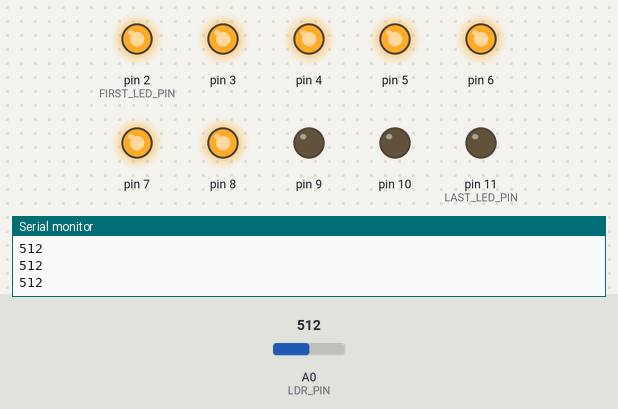
A program run on a simulated Arduino Uno, built with avr-gcc and run on an emulated ATmega328P. On the bench: output pins drawn as LEDs (lit = HIGH), the last lines printed to the serial monitor. Inputs (shaded band) come from the test bench; at power-on: A0 (LDR_PIN) = 512.

Above: at 1.2 s.
1.3 s: A0 (LDR_PIN) set to 483
At 2.5 s:
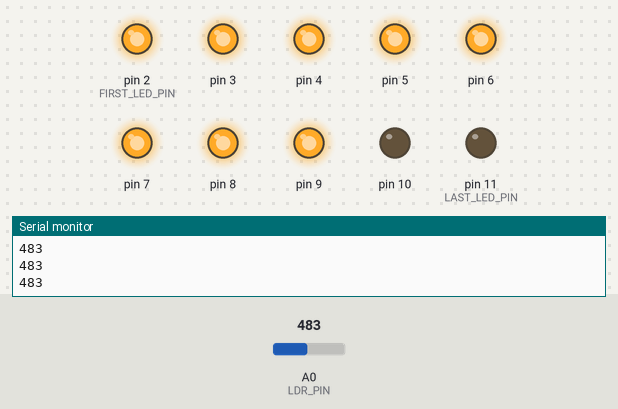
2.8 s: A0 (LDR_PIN) set to 716
At 4.0 s:
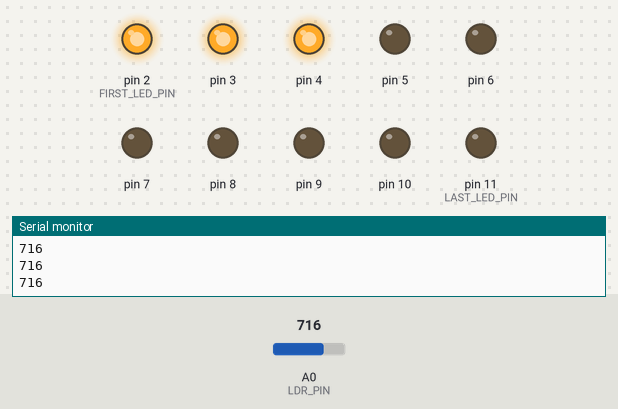
4.3 s: A0 (LDR_PIN) set to 739
5.8 s: A0 (LDR_PIN) set to 761
At 6.8 s:
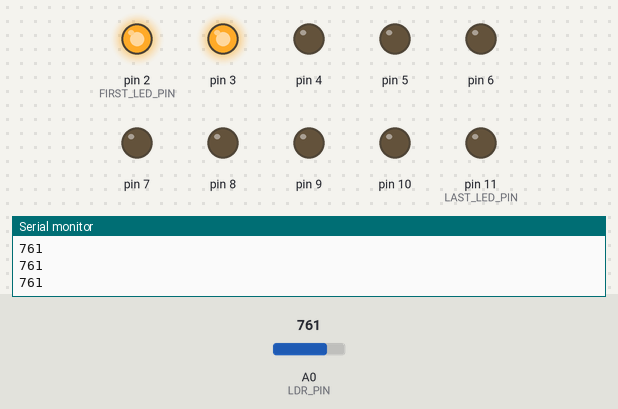
7.3 s: A0 (LDR_PIN) set to 786
8.8 s: A0 (LDR_PIN) set to 812
At 9.4 s:
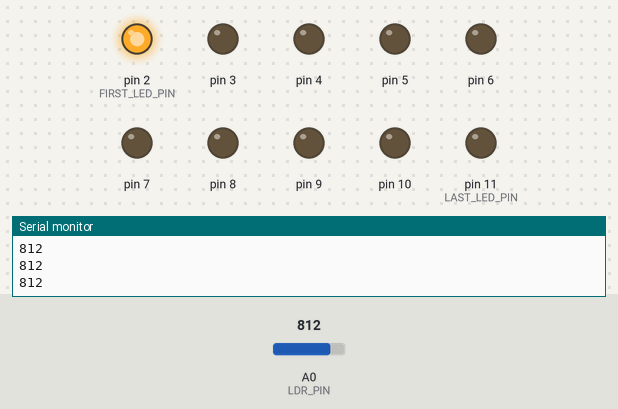
Timing chart, 0 to 11.3 s (numbered marks = the images above; inputs shaded):
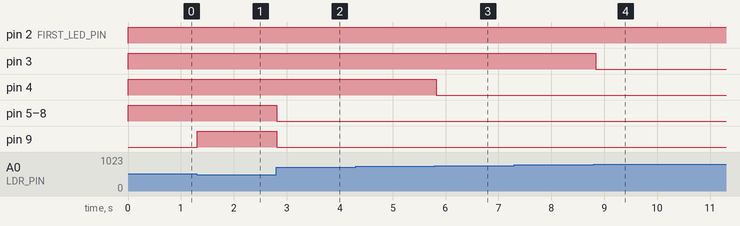

The program:

main.cpp
```cpp
#include <Arduino.h>

#define FIRST_LED_PIN 2
#define LAST_LED_PIN 11
#define LDR_PIN A0
#define MIN_LIGHTNESS 500
#define MAX_LIGHTNESS 1000

void setup() {
    Serial.begin(9600);
    for (int i = FIRST_LED_PIN; i <= LAST_LED_PIN; i++) {
        pinMode(i, OUTPUT);
    }
}

void loop() {
    int lightness = analogRead(LDR_PIN);
    Serial.println(lightness);

    int adjusted_lightness = max(0, min(MAX_LIGHTNESS, lightness) - MIN_LIGHTNESS);
    int pins_to_light = int((1 - adjusted_lightness / float(MAX_LIGHTNESS - MIN_LIGHTNESS)) * (LAST_LED_PIN - FIRST_LED_PIN + 1));

    for (int i = FIRST_LED_PIN; i <= LAST_LED_PIN; i++) {
        if (i < pins_to_light) {
            digitalWrite(i, HIGH);
        } else {
            digitalWrite(i, LOW);
        }
    }
    delay(100);
}
```

Measured:
- the behaviour switches between 501 and 500 on A0 (LDR_PIN) (found by bisection; images 0 and 1)
- the behaviour switches between 750 and 751 on A0 (LDR_PIN) (found by bisection; images 2 and 3)
- the behaviour switches between 799 and 800 on A0 (LDR_PIN) (found by bisection; images 3 and 4)
- after the input at 1.3 s, pin 9: LOW → HIGH at once
- after the input at 2.8 s, pin 5–9: HIGH → LOW at once
- after the input at 5.8 s, pin 4: HIGH → LOW at once
- after the input at 8.8 s, pin 3: HIGH → LOW at once
